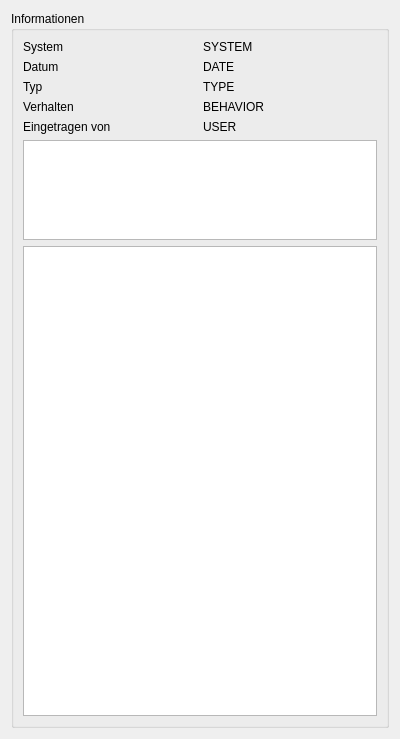
<?xml version="1.0" encoding="UTF-8"?>
<ui version="4.0">
 <class>TrackingDetails</class>
 <widget class="QWidget" name="TrackingDetails">
  <property name="geometry">
   <rect>
    <x>0</x>
    <y>0</y>
    <width>400</width>
    <height>739</height>
   </rect>
  </property>
  <property name="minimumSize">
   <size>
    <width>400</width>
    <height>0</height>
   </size>
  </property>
  <property name="maximumSize">
   <size>
    <width>400</width>
    <height>16777215</height>
   </size>
  </property>
  <property name="windowTitle">
   <string>Form</string>
  </property>
  <layout class="QVBoxLayout" name="verticalLayout">
   <item>
    <widget class="QGroupBox" name="groupBox">
     <property name="title">
      <string>Informationen</string>
     </property>
     <layout class="QGridLayout" name="gridLayout">
      <item row="6" column="0" colspan="2">
       <widget class="QPlainTextEdit" name="text"/>
      </item>
      <item row="4" column="0">
       <widget class="QLabel" name="label">
        <property name="text">
         <string>Eingetragen von</string>
        </property>
       </widget>
      </item>
      <item row="4" column="1">
       <widget class="QLabel" name="userLabel">
        <property name="text">
         <string>USER</string>
        </property>
       </widget>
      </item>
      <item row="2" column="1">
       <widget class="QLabel" name="typeLabel">
        <property name="text">
         <string>TYPE</string>
        </property>
       </widget>
      </item>
      <item row="1" column="0">
       <widget class="QLabel" name="label_3">
        <property name="text">
         <string>Datum</string>
        </property>
       </widget>
      </item>
      <item row="1" column="1">
       <widget class="QLabel" name="dateLabel">
        <property name="text">
         <string>DATE</string>
        </property>
       </widget>
      </item>
      <item row="3" column="0">
       <widget class="QLabel" name="label_4">
        <property name="text">
         <string>Verhalten</string>
        </property>
       </widget>
      </item>
      <item row="2" column="0">
       <widget class="QLabel" name="label_2">
        <property name="text">
         <string>Typ</string>
        </property>
       </widget>
      </item>
      <item row="0" column="1">
       <widget class="QLabel" name="systemLabel">
        <property name="text">
         <string>SYSTEM</string>
        </property>
       </widget>
      </item>
      <item row="0" column="0">
       <widget class="QLabel" name="label_5">
        <property name="text">
         <string>System</string>
        </property>
       </widget>
      </item>
      <item row="3" column="1">
       <widget class="QLabel" name="behaviorLabel">
        <property name="text">
         <string>BEHAVIOR</string>
        </property>
       </widget>
      </item>
      <item row="5" column="0" colspan="2">
       <widget class="QPlainTextEdit" name="title">
        <property name="maximumSize">
         <size>
          <width>16777215</width>
          <height>100</height>
         </size>
        </property>
       </widget>
      </item>
     </layout>
    </widget>
   </item>
  </layout>
 </widget>
 <resources/>
 <connections/>
</ui>
